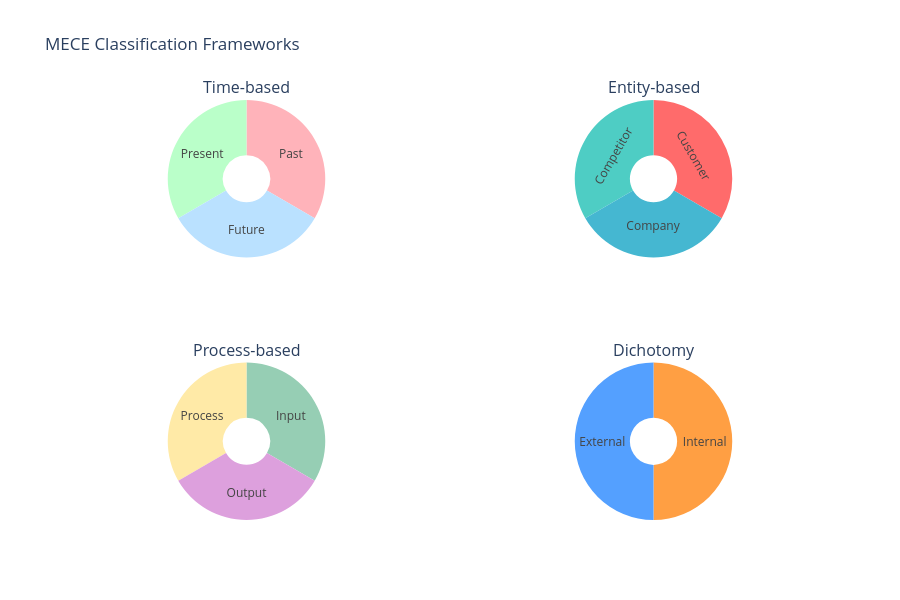

Notebook code for this chart:
### Markdown cell above
### MECE 분류 프레임워크

| 프레임워크 | 분류 기준 | 적합한 상황 | 예시 |
|------------|----------|-------------|------|
| **시간 기반** | 과거/현재/미래 | 전략 수립, 로드맵 작성 | 1년/3년/5년 목표 |
| **주체 기반** | 내부/외부, 3C | 환경 분석, 이해관계자 분석 | 고객/경쟁/자사 |
| **프로세스 기반** | 투입/과정/산출 | 운영 개선, 프로젝트 관리 | R&D/생산/판매 |
| **이분법** | 정량/정성, 통제가능/불가능 | 우선순위 결정, 리스크 분류 | 내부 요인/외부 요인 |

### Code cell
# 시각화: MECE 분류 프레임워크 적용 사례
frameworks = {
    'Time-based': ['Past', 'Present', 'Future'],
    'Entity-based': ['Customer', 'Competitor', 'Company'],
    'Process-based': ['Input', 'Process', 'Output'],
    'Dichotomy': ['Internal', 'External']
}

colors = {
    'Time-based': ['#FFB3BA', '#BAFFC9', '#BAE1FF'],
    'Entity-based': ['#FF6B6B', '#4ECDC4', '#45B7D1'],
    'Process-based': ['#96CEB4', '#FFEAA7', '#DDA0DD'],
    'Dichotomy': ['#FF9F43', '#54A0FF']
}

fig = make_subplots(
    rows=2, cols=2,
    subplot_titles=list(frameworks.keys()),
    specs=[[{'type': 'pie'}, {'type': 'pie'}],
           [{'type': 'pie'}, {'type': 'pie'}]]
)

positions = [(1,1), (1,2), (2,1), (2,2)]
for (name, labels), (r, c) in zip(frameworks.items(), positions):
    fig.add_trace(
        go.Pie(
            labels=labels,
            values=[1]*len(labels),
            marker_colors=colors[name],
            textinfo='label',
            hole=0.3
        ),
        row=r, col=c
    )

fig.update_layout(
    title_text='MECE Classification Frameworks',
    height=600,
    showlegend=False
)
fig.show()

print("💡 각 프레임워크는 겹침 없이(ME) 전체를 커버(CE)하는 분류 체계")
print("💡 문제 유형에 따라 적절한 프레임워크를 선택하는 것이 핵심")

### Figure 1 — Plotly figure (JSON) as saved in the notebook; plotly's stock layout.template omitted (floating-point values rounded to 4 significant figures)
{"data": [{"domain": {"x": [0, 0.45], "y": [0.625, 1]}, "hole": 0.3, "labels": ["Past", "Present", "Future"], "marker": {"colors": ["#FFB3BA", "#BAFFC9", "#BAE1FF"]}, "textinfo": "label", "type": "pie", "values": [1, 1, 1]}, {"domain": {"x": [0.55, 1], "y": [0.625, 1]}, "hole": 0.3, "labels": ["Customer", "Competitor", "Company"], "marker": {"colors": ["#FF6B6B", "#4ECDC4", "#45B7D1"]}, "textinfo": "label", "type": "pie", "values": [1, 1, 1]}, {"domain": {"x": [0, 0.45], "y": [0, 0.375]}, "hole": 0.3, "labels": ["Input", "Process", "Output"], "marker": {"colors": ["#96CEB4", "#FFEAA7", "#DDA0DD"]}, "textinfo": "label", "type": "pie", "values": [1, 1, 1]}, {"domain": {"x": [0.55, 1], "y": [0, 0.375]}, "hole": 0.3, "labels": ["Internal", "External"], "marker": {"colors": ["#FF9F43", "#54A0FF"]}, "textinfo": "label", "type": "pie", "values": [1, 1]}], "layout": {"annotations": [{"font": {"size": 16}, "showarrow": false, "text": "Time-based", "x": 0.225, "xanchor": "center", "xref": "paper", "y": 1, "yanchor": "bottom", "yref": "paper"}, {"font": {"size": 16}, "showarrow": false, "text": "Entity-based", "x": 0.775, "xanchor": "center", "xref": "paper", "y": 1, "yanchor": "bottom", "yref": "paper"}, {"font": {"size": 16}, "showarrow": false, "text": "Process-based", "x": 0.225, "xanchor": "center", "xref": "paper", "y": 0.375, "yanchor": "bottom", "yref": "paper"}, {"font": {"size": 16}, "showarrow": false, "text": "Dichotomy", "x": 0.775, "xanchor": "center", "xref": "paper", "y": 0.375, "yanchor": "bottom", "yref": "paper"}], "height": 600, "showlegend": false, "title": {"text": "MECE Classification Frameworks"}}}
